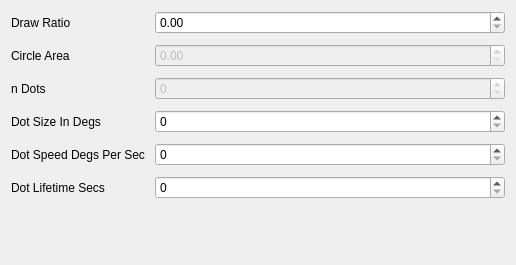
             <widget class="QWidget" name="randomDotsScrollAreaWidgetContents">
              <property name="geometry">
               <rect>
                <x>0</x>
                <y>0</y>
                <width>516</width>
                <height>265</height>
               </rect>
              </property>
              <layout class="QGridLayout" name="gridLayout_34">
               <item row="0" column="0">
                <layout class="QFormLayout" name="randomDotsFormLayout">
                 <property name="horizontalSpacing">
                  <number>10</number>
                 </property>
                 <property name="verticalSpacing">
                  <number>10</number>
                 </property>
                 <item row="0" column="0">
                  <widget class="QLabel" name="drawRatioLabel">
                   <property name="text">
                    <string>Draw Ratio</string>
                   </property>
                  </widget>
                 </item>
                 <item row="0" column="1">
                  <widget class="QDoubleSpinBox" name="draw_ratio"/>
                 </item>
                 <item row="1" column="0">
                  <widget class="QLabel" name="circleAreaLabel">
                   <property name="text">
                    <string>Circle Area</string>
                   </property>
                  </widget>
                 </item>
                 <item row="1" column="1">
                  <widget class="QDoubleSpinBox" name="circle_area">
                   <property name="enabled">
                    <bool>false</bool>
                   </property>
                  </widget>
                 </item>
                 <item row="2" column="0">
                  <widget class="QLabel" name="nDotsLabel">
                   <property name="text">
                    <string>n Dots</string>
                   </property>
                  </widget>
                 </item>
                 <item row="2" column="1">
                  <widget class="QSpinBox" name="n_dots">
                   <property name="enabled">
                    <bool>false</bool>
                   </property>
                  </widget>
                 </item>
                 <item row="3" column="0">
                  <widget class="QLabel" name="dotSizeInDegsLabel">
                   <property name="text">
                    <string>Dot Size In Degs</string>
                   </property>
                  </widget>
                 </item>
                 <item row="3" column="1">
                  <widget class="QSpinBox" name="dot_size_in_degs"/>
                 </item>
                 <item row="4" column="0">
                  <widget class="QLabel" name="dotSpeedDegsPerSecLabel">
                   <property name="text">
                    <string>Dot Speed Degs Per Sec</string>
                   </property>
                  </widget>
                 </item>
                 <item row="4" column="1">
                  <widget class="QSpinBox" name="dot_speed_degs_per_sec"/>
                 </item>
                 <item row="5" column="0">
                  <widget class="QLabel" name="dotLifetimeSecsLabel">
                   <property name="text">
                    <string>Dot Lifetime Secs</string>
                   </property>
                  </widget>
                 </item>
                 <item row="5" column="1">
                  <widget class="QSpinBox" name="dot_lifetime_secs"/>
                 </item>
                </layout>
               </item>
              </layout>
             </widget>
